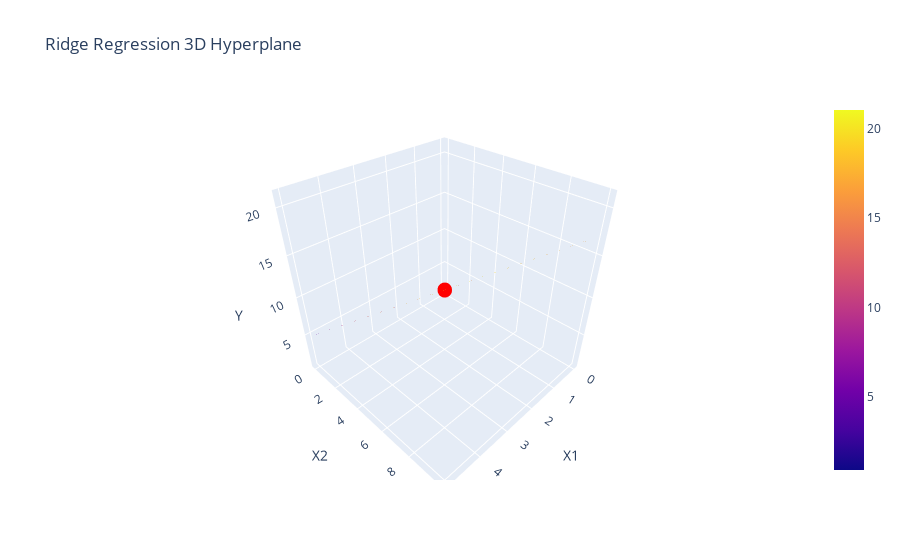

Source (notebook cell):
### Code cell
import numpy as np
import plotly.graph_objects as go

# Data: 4 points with perfectly correlated features X1 and X2, and outputs y
X = np.array([[1, 2], [2, 4], [3, 6], [4, 8]])
y = np.array([5, 9, 13, 17])

# Add an intercept terms for Ridge Regression
X_with_intercept = np.hstack([np.ones((X.shape[0], 1)), X])

# Ridge Regression setup
lambda_ridge = 0.1
I = np.eye(X_with_intercept.shape[1]) # Identity matrix for ridge regularization
beta_ridge = np.linalg.inv(X_with_intercept.T @ X_with_intercept + lambda_ridge * I) @ X_with_intercept.T @ y

# Create a grid for plotting
x1_range = np.linspace(0, 5, 20)
x2_range = 2 * x1_range # Since X2 = 2 * X1
X1_mesh, X2_mesh = np.meshgrid(x1_range, x2_range)
Y_mesh = beta_ridge[0] + beta_ridge[1] * X1_mesh + beta_ridge[2] * X2_mesh

# Plotting using plotly
fig = go.Figure(data = (go.Scatter3d(x=X[:, 0], y=X[:, 1], z=y, mode='markers', marker=dict(size=5, color='red')),
                        go.Surface(x=X1_mesh, y=X2_mesh, z=Y_mesh, opacity=0.5)))

fig.update_layout(scene=dict(
    xaxis_title='X1',
    yaxis_title='X2',
    zaxis_title='Y'),
    title='Ridge Regression 3D Hyperplane')

fig.show()

### Figure 1 — Plotly figure (JSON) as saved in the notebook; plotly's stock layout.template omitted (floating-point values rounded to 4 significant figures; data arrays with more than 128 entries replaced by an {"elided": "..."} marker saying what was removed)
{"data": [{"marker": {"color": "red", "size": 5}, "mode": "markers", "type": "scatter3d", "x": [1, 2, 3, 4], "y": [2, 4, 6, 8], "z": [5, 9, 13, 17]}, {"opacity": 0.5, "type": "surface", "x": {"elided": "20x20 float values"}, "y": {"elided": "20x20 float values"}, "z": {"elided": "20x20 float values"}}], "layout": {"scene": {"xaxis": {"title": {"text": "X1"}}, "yaxis": {"title": {"text": "X2"}}, "zaxis": {"title": {"text": "Y"}}}, "title": {"text": "Ridge Regression 3D Hyperplane"}}}
